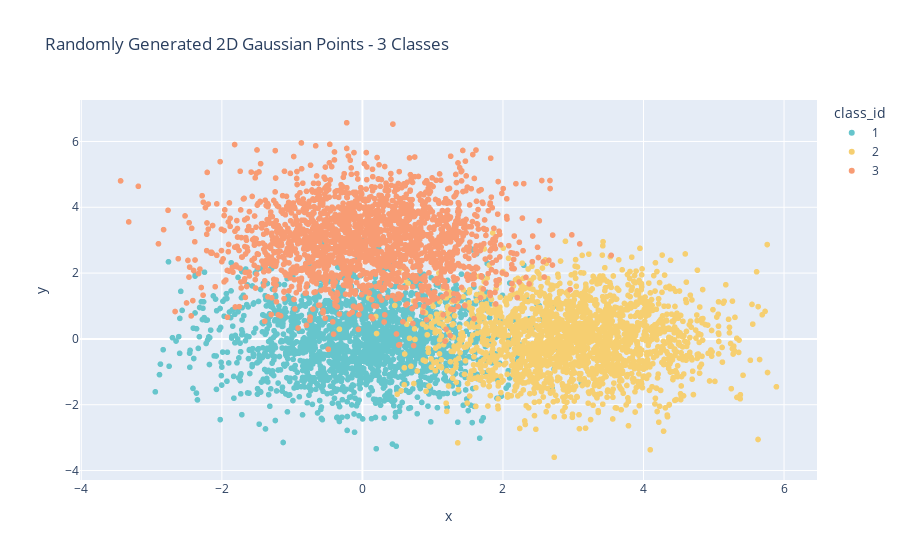

Here is the notebook cell this chart was saved with:
### Markdown cell above
We're creating the dataset and plotting it here.

### Code cell
def create_2d_gaussian_points(mu, cov, class_id, num_points=2000):
    x, y = gen.multivariate_normal(mu, cov, num_points).T
    return pd.DataFrame({'x': x, 'y': y, 'class_id': class_id})

c1_points = create_2d_gaussian_points(mu_1, cov, '1')
c2_points = create_2d_gaussian_points(mu_2, cov, '2')
c3_points = create_2d_gaussian_points(mu_3, cov, '3')

data = pd.concat([c1_points, c2_points, c3_points])
px.scatter(data, x='x', y='y', color='class_id', color_discrete_sequence=px.colors.qualitative.Pastel, title='Randomly Generated 2D Gaussian Points - 3 Classes')

### Figure 1 — Plotly figure (JSON) as saved in the notebook; plotly's stock layout.template omitted (floating-point values rounded to 4 significant figures; data arrays with more than 128 entries replaced by an {"elided": "..."} marker saying what was removed)
{"data": [{"hovertemplate": "class_id=1<br>x=%{x}<br>y=%{y}<extra></extra>", "legendgroup": "1", "marker": {"color": "rgb(102, 197, 204)", "symbol": "circle"}, "mode": "markers", "name": "1", "showlegend": true, "type": "scattergl", "x": {"elided": "2000 float values"}, "xaxis": "x", "y": {"elided": "2000 float values"}, "yaxis": "y"}, {"hovertemplate": "class_id=2<br>x=%{x}<br>y=%{y}<extra></extra>", "legendgroup": "2", "marker": {"color": "rgb(246, 207, 113)", "symbol": "circle"}, "mode": "markers", "name": "2", "showlegend": true, "type": "scattergl", "x": {"elided": "2000 float values"}, "xaxis": "x", "y": {"elided": "2000 float values"}, "yaxis": "y"}, {"hovertemplate": "class_id=3<br>x=%{x}<br>y=%{y}<extra></extra>", "legendgroup": "3", "marker": {"color": "rgb(248, 156, 116)", "symbol": "circle"}, "mode": "markers", "name": "3", "showlegend": true, "type": "scattergl", "x": {"elided": "2000 float values"}, "xaxis": "x", "y": {"elided": "2000 float values"}, "yaxis": "y"}], "layout": {"legend": {"title": {"text": "class_id"}, "tracegroupgap": 0}, "title": {"text": "Randomly Generated 2D Gaussian Points - 3 Classes"}, "xaxis": {"anchor": "y", "domain": [0, 1], "title": {"text": "x"}}, "yaxis": {"anchor": "x", "domain": [0, 1], "title": {"text": "y"}}}}
